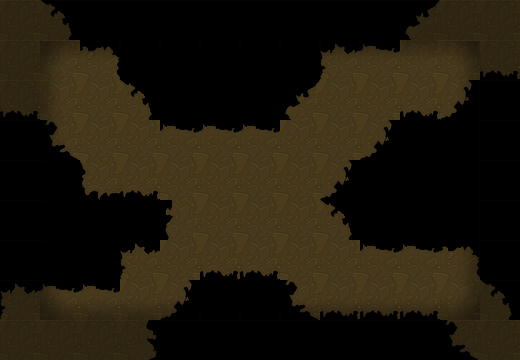

This game map was drawn from its Tiled (.tmx) file and the tilesets committed beside it. A one-line description and the trimmed map source follow:
An orthogonal 13x9 tile map with 40x40 px tiles, 2 tile layers (块层 1, 块层 2).

<map version="1.0" orientation="orthogonal" width="13" height="9" tilewidth="40" tileheight="40">
 <tileset firstgid="1" name="mdmap_skin" tilewidth="40" tileheight="40">
  <image source="mdmap_skin.png" width="400" height="240" />
 </tileset>
 <layer name="块层 1" width="13" height="9">
  <data>[117 cells, 70 non-empty, 18 distinct tile ids]</data>
 </layer>
 <layer name="块层 2" width="13" height="9">
  <data>[117 cells, 72 non-empty, 9 distinct tile ids]</data>
 </layer>
</map>
